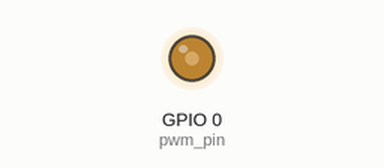
Recording of a program running on a simulated ESP32 board running MicroPython. Shown: output pins drawn as LEDs (lit = HIGH). What the program prints to the serial console is not drawn.

Above: at 0.1 s.
Timing chart, 0 to 3.1 s (numbered marks = the images above):
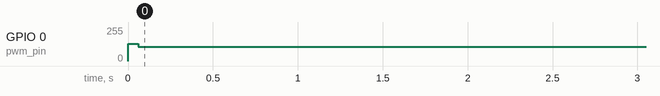

Measured:
- by itself, GPIO 0 (pwm_pin): 128/255 → 108/255 at 0.06 s

The program:

ue4a3a.py
```python
# Übungsblatt 4 - Aufgabe 3 a)
# Gibt digitale Samples über PWM als analoges Signal aus.

import machine                         # ESP32-Funktionen
import time                            # Zeitfunktionen
from machine import Pin               # GPIO-Pins
from machine import PWM               # PWM-Modul
from machine import Timer             # Hardware-Timer
from machine import ADC               # ADC (wird hier noch nicht benutzt)
import math                           # Mathematische Funktionen

class Sampler():

    # Klassenvariablen
    adc = ADC(Pin(34), atten=ADC.ATTN_11DB)    # ADC auf GPIO34
    pwm_pin = PWM(Pin(0))                      # PWM-Ausgang auf GPIO0
    tim = Timer(0)                             # Timer 0
    samples = []                               # Liste für Samples
    conv = False                               # Status der Wandlung

    def __init__(self, fs):
        machine.freq(240000000)                # ESP32 auf 240 MHz setzen
        Sampler.pwm_pin.init(int(1E5), duty_u16=32768)  # PWM mit 100 kHz starten
        time.sleep_ms(50)                      # kurz warten
        self.fs = fs                           # Abtastfrequenz speichern

    def pwm(self, duty):
        '''
            Startet ein PWM-Signal.
            duty : Tastverhältnis von 0 bis 65535
        '''

        # Prüfen, ob der Wert gültig ist
        if (duty < 0) or (duty > 65535):
            raise Exception("Duty-Cycle must be in between [0,65535]%!")

        # PWM-Tastverhältnis setzen
        Sampler.pwm_pin.duty_u16(int(duty))

    def convDA(self):

        # Alle Samples nacheinander ausgeben
        for duty in Sampler.samples:

            # D/A-Wandlung conversation über PWM
            self.pwm(duty)

            # Bis zum nächsten Timer-Aufruf warten
            yield

    def handler(self,gen):
        try:
            # Nächstes Sample ausgeben
            next(gen)

        except StopIteration:
            # Timer stoppen
            Sampler.tim.deinit()

            # Wandlung beendet
            self.conv = False

    def startDA(self):

        # Generator erzeugen
        gen = self.convDA()

        # Wandlung läuft
        self.conv = True

        # Timer startet die Ausgabe mit der Abtastfrequenz
        Sampler.tim.init(
            mode=Timer.PERIODIC,
            freq=self.fs,
            callback=lambda t:self.handler(gen)
        )


if __name__ == "__main__":
    # Abtastfrequenz, sample freq
    fs = 4000

    # Aufnahmedauer (hier noch nicht benutzt) | record time in sec
    T = 4

    # Sampler erzeugen
    sampler = Sampler(fs)

    # Sinusfrequenz
    f = 100

    # Digitale Sinuswerte erzeugen
    Sampler.samples = [
        32767 * math.sin(2 * math.pi * f / fs * n) + 32768
        for n in range(int(fs / f))
    ]

    while True:

        # Wiedergabe starten
        sampler.startDA()

        print("Playback...")

        # Warten bis alle Samples ausgegeben wurden
        while (sampler.conv):
            pass

        print("Done.")

        # 2 Sekunden warten
        time.sleep(2)
```
